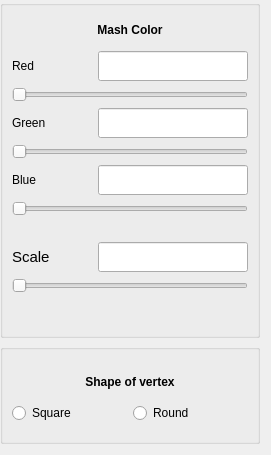
          <widget class="QWidget" name="tab">
           <attribute name="title">
            <string>Points</string>
           </attribute>
           <widget class="QWidget" name="layoutWidget">
            <property name="geometry">
             <rect>
              <x>0</x>
              <y>0</y>
              <width>262</width>
              <height>446</height>
             </rect>
            </property>
            <layout class="QVBoxLayout" name="verticalLayout_5">
             <item>
              <widget class="QGroupBox" name="groupBox_6">
               <property name="sizePolicy">
                <sizepolicy hsizetype="Fixed" vsizetype="Fixed">
                 <horstretch>0</horstretch>
                 <verstretch>0</verstretch>
                </sizepolicy>
               </property>
               <property name="minimumSize">
                <size>
                 <width>260</width>
                 <height>338</height>
                </size>
               </property>
               <property name="maximumSize">
                <size>
                 <width>260</width>
                 <height>338</height>
                </size>
               </property>
               <property name="title">
                <string/>
               </property>
               <layout class="QFormLayout" name="formLayout_4">
                <item row="0" column="0" colspan="2">
                 <layout class="QVBoxLayout" name="verticalLayout">
                  <item>
                   <widget class="QLabel" name="VertexColorNameLabel">
                    <property name="sizePolicy">
                     <sizepolicy hsizetype="Minimum" vsizetype="Fixed">
                      <horstretch>0</horstretch>
                      <verstretch>0</verstretch>
                     </sizepolicy>
                    </property>
                    <property name="minimumSize">
                     <size>
                      <width>0</width>
                      <height>30</height>
                     </size>
                    </property>
                    <property name="maximumSize">
                     <size>
                      <width>240</width>
                      <height>30</height>
                     </size>
                    </property>
                    <property name="font">
                     <font>
                      <weight>75</weight>
                      <bold>true</bold>
                     </font>
                    </property>
                    <property name="text">
                     <string>Mash Color</string>
                    </property>
                    <property name="alignment">
                     <set>Qt::AlignCenter</set>
                    </property>
                   </widget>
                  </item>
                  <item>
                   <layout class="QHBoxLayout" name="horizontalLayout_3">
                    <item>
                     <widget class="QLabel" name="VertexRedLabel">
                      <property name="sizePolicy">
                       <sizepolicy hsizetype="MinimumExpanding" vsizetype="Preferred">
                        <horstretch>0</horstretch>
                        <verstretch>0</verstretch>
                       </sizepolicy>
                      </property>
                      <property name="minimumSize">
                       <size>
                        <width>0</width>
                        <height>0</height>
                       </size>
                      </property>
                      <property name="maximumSize">
                       <size>
                        <width>100</width>
                        <height>30</height>
                       </size>
                      </property>
                      <property name="text">
                       <string>Red</string>
                      </property>
                     </widget>
                    </item>
                    <item>
                     <widget class="QLineEdit" name="VertexRedValue">
                      <property name="sizePolicy">
                       <sizepolicy hsizetype="Fixed" vsizetype="Fixed">
                        <horstretch>0</horstretch>
                        <verstretch>0</verstretch>
                       </sizepolicy>
                      </property>
                      <property name="minimumSize">
                       <size>
                        <width>150</width>
                        <height>30</height>
                       </size>
                      </property>
                      <property name="maximumSize">
                       <size>
                        <width>150</width>
                        <height>30</height>
                       </size>
                      </property>
                     </widget>
                    </item>
                   </layout>
                  </item>
                  <item>
                   <widget class="QSlider" name="VertexRedSlider">
                    <property name="sizePolicy">
                     <sizepolicy hsizetype="Fixed" vsizetype="Fixed">
                      <horstretch>0</horstretch>
                      <verstretch>0</verstretch>
                     </sizepolicy>
                    </property>
                    <property name="minimumSize">
                     <size>
                      <width>0</width>
                      <height>0</height>
                     </size>
                    </property>
                    <property name="maximumSize">
                     <size>
                      <width>260</width>
                      <height>20</height>
                     </size>
                    </property>
                    <property name="maximum">
                     <number>100</number>
                    </property>
                    <property name="orientation">
                     <enum>Qt::Horizontal</enum>
                    </property>
                   </widget>
                  </item>
                  <item>
                   <layout class="QHBoxLayout" name="horizontalLayout_15">
                    <item>
                     <widget class="QLabel" name="VertexGreenLabel">
                      <property name="sizePolicy">
                       <sizepolicy hsizetype="MinimumExpanding" vsizetype="Preferred">
                        <horstretch>0</horstretch>
                        <verstretch>0</verstretch>
                       </sizepolicy>
                      </property>
                      <property name="minimumSize">
                       <size>
                        <width>0</width>
                        <height>0</height>
                       </size>
                      </property>
                      <property name="maximumSize">
                       <size>
                        <width>100</width>
                        <height>30</height>
                       </size>
                      </property>
                      <property name="text">
                       <string>Green</string>
                      </property>
                     </widget>
                    </item>
                    <item>
                     <widget class="QLineEdit" name="VertexGreenValue">
                      <property name="sizePolicy">
                       <sizepolicy hsizetype="Fixed" vsizetype="Fixed">
                        <horstretch>0</horstretch>
                        <verstretch>0</verstretch>
                       </sizepolicy>
                      </property>
                      <property name="minimumSize">
                       <size>
                        <width>150</width>
                        <height>30</height>
                       </size>
                      </property>
                      <property name="maximumSize">
                       <size>
                        <width>150</width>
                        <height>30</height>
                       </size>
                      </property>
                     </widget>
                    </item>
                   </layout>
                  </item>
                  <item>
                   <widget class="QSlider" name="VertexGreenSlider">
                    <property name="sizePolicy">
                     <sizepolicy hsizetype="Fixed" vsizetype="Fixed">
                      <horstretch>0</horstretch>
                      <verstretch>0</verstretch>
                     </sizepolicy>
                    </property>
                    <property name="minimumSize">
                     <size>
                      <width>0</width>
                      <height>0</height>
                     </size>
                    </property>
                    <property name="maximumSize">
                     <size>
                      <width>260</width>
                      <height>20</height>
                     </size>
                    </property>
                    <property name="maximum">
                     <number>100</number>
                    </property>
                    <property name="orientation">
                     <enum>Qt::Horizontal</enum>
                    </property>
                   </widget>
                  </item>
                  <item>
                   <layout class="QHBoxLayout" name="horizontalLayout_17">
                    <item>
                     <widget class="QLabel" name="VertexBlueLabel">
                      <property name="enabled">
                       <bool>true</bool>
                      </property>
                      <property name="sizePolicy">
                       <sizepolicy hsizetype="MinimumExpanding" vsizetype="Preferred">
                        <horstretch>0</horstretch>
                        <verstretch>0</verstretch>
                       </sizepolicy>
                      </property>
                      <property name="minimumSize">
                       <size>
                        <width>30</width>
                        <height>30</height>
                       </size>
                      </property>
                      <property name="maximumSize">
                       <size>
                        <width>100</width>
                        <height>30</height>
                       </size>
                      </property>
                      <property name="text">
                       <string>Blue</string>
                      </property>
                     </widget>
                    </item>
                    <item>
                     <widget class="QLineEdit" name="VertexBlueValue">
                      <property name="sizePolicy">
                       <sizepolicy hsizetype="Fixed" vsizetype="Fixed">
                        <horstretch>0</horstretch>
                        <verstretch>0</verstretch>
                       </sizepolicy>
                      </property>
                      <property name="minimumSize">
                       <size>
                        <width>150</width>
                        <height>30</height>
                       </size>
                      </property>
                      <property name="maximumSize">
                       <size>
                        <width>150</width>
                        <height>30</height>
                       </size>
                      </property>
                     </widget>
                    </item>
                   </layout>
                  </item>
                  <item>
                   <widget class="QSlider" name="VertexBlueSlider">
                    <property name="sizePolicy">
                     <sizepolicy hsizetype="Fixed" vsizetype="Fixed">
                      <horstretch>0</horstretch>
                      <verstretch>0</verstretch>
                     </sizepolicy>
                    </property>
                    <property name="minimumSize">
                     <size>
                      <width>0</width>
                      <height>0</height>
                     </size>
                    </property>
                    <property name="maximumSize">
                     <size>
                      <width>260</width>
                      <height>20</height>
                     </size>
                    </property>
                    <property name="maximum">
                     <number>100</number>
                    </property>
                    <property name="orientation">
                     <enum>Qt::Horizontal</enum>
                    </property>
                   </widget>
                  </item>
                  <item>
                   <spacer name="verticalSpacer">
                    <property name="orientation">
                     <enum>Qt::Vertical</enum>
                    </property>
                    <property name="sizeType">
                     <enum>QSizePolicy::Fixed</enum>
                    </property>
                    <property name="sizeHint" stdset="0">
                     <size>
                      <width>0</width>
                      <height>20</height>
                     </size>
                    </property>
                   </spacer>
                  </item>
                  <item>
                   <layout class="QHBoxLayout" name="horizontalLayout_16">
                    <item>
                     <widget class="QLabel" name="ScaleLabel">
                      <property name="sizePolicy">
                       <sizepolicy hsizetype="MinimumExpanding" vsizetype="Preferred">
                        <horstretch>0</horstretch>
                        <verstretch>0</verstretch>
                       </sizepolicy>
                      </property>
                      <property name="minimumSize">
                       <size>
                        <width>0</width>
                        <height>0</height>
                       </size>
                      </property>
                      <property name="maximumSize">
                       <size>
                        <width>100</width>
                        <height>30</height>
                       </size>
                      </property>
                      <property name="font">
                       <font>
                        <pointsize>11</pointsize>
                       </font>
                      </property>
                      <property name="text">
                       <string>Scale</string>
                      </property>
                     </widget>
                    </item>
                    <item>
                     <widget class="QLineEdit" name="ScaleValue">
                      <property name="sizePolicy">
                       <sizepolicy hsizetype="Fixed" vsizetype="Fixed">
                        <horstretch>0</horstretch>
                        <verstretch>0</verstretch>
                       </sizepolicy>
                      </property>
                      <property name="minimumSize">
                       <size>
                        <width>150</width>
                        <height>30</height>
                       </size>
                      </property>
                      <property name="maximumSize">
                       <size>
                        <width>150</width>
                        <height>30</height>
                       </size>
                      </property>
                     </widget>
                    </item>
                   </layout>
                  </item>
                  <item>
                   <widget class="QSlider" name="Scale">
                    <property name="sizePolicy">
                     <sizepolicy hsizetype="Fixed" vsizetype="Fixed">
                      <horstretch>0</horstretch>
                      <verstretch>0</verstretch>
                     </sizepolicy>
                    </property>
                    <property name="minimumSize">
                     <size>
                      <width>0</width>
                      <height>0</height>
                     </size>
                    </property>
                    <property name="maximumSize">
                     <size>
                      <width>260</width>
                      <height>20</height>
                     </size>
                    </property>
                    <property name="minimum">
                     <number>1</number>
                    </property>
                    <property name="maximum">
                     <number>10</number>
                    </property>
                    <property name="singleStep">
                     <number>1</number>
                    </property>
                    <property name="orientation">
                     <enum>Qt::Horizontal</enum>
                    </property>
                   </widget>
                  </item>
                 </layout>
                </item>
               </layout>
              </widget>
             </item>
             <item>
              <widget class="QGroupBox" name="ShapeVertex">
               <property name="sizePolicy">
                <sizepolicy hsizetype="Fixed" vsizetype="Fixed">
                 <horstretch>0</horstretch>
                 <verstretch>0</verstretch>
                </sizepolicy>
               </property>
               <property name="minimumSize">
                <size>
                 <width>260</width>
                 <height>100</height>
                </size>
               </property>
               <property name="maximumSize">
                <size>
                 <width>260</width>
                 <height>100</height>
                </size>
               </property>
               <property name="title">
                <string/>
               </property>
               <layout class="QGridLayout" name="gridLayout_11">
                <item row="0" column="0">
                 <layout class="QGridLayout" name="gridLayout_10">
                  <item row="0" column="0">
                   <widget class="QLabel" name="label_2">
                    <property name="sizePolicy">
                     <sizepolicy hsizetype="Fixed" vsizetype="Fixed">
                      <horstretch>0</horstretch>
                      <verstretch>0</verstretch>
                     </sizepolicy>
                    </property>
                    <property name="maximumSize">
                     <size>
                      <width>260</width>
                      <height>30</height>
                     </size>
                    </property>
                    <property name="font">
                     <font>
                      <weight>75</weight>
                      <bold>true</bold>
                     </font>
                    </property>
                    <property name="text">
                     <string>Shape of vertex</string>
                    </property>
                    <property name="alignment">
                     <set>Qt::AlignCenter</set>
                    </property>
                   </widget>
                  </item>
                  <item row="1" column="0">
                   <layout class="QHBoxLayout" name="horizontalLayout_4">
                    <item>
                     <widget class="QRadioButton" name="ShapeSquare">
                      <property name="maximumSize">
                       <size>
                        <width>130</width>
                        <height>16777215</height>
                       </size>
                      </property>
                      <property name="text">
                       <string>Square</string>
                      </property>
                     </widget>
                    </item>
                    <item>
                     <widget class="QRadioButton" name="ShapeRound">
                      <property name="maximumSize">
                       <size>
                        <width>130</width>
                        <height>16777215</height>
                       </size>
                      </property>
                      <property name="text">
                       <string>Round</string>
                      </property>
                     </widget>
                    </item>
                   </layout>
                  </item>
                 </layout>
                </item>
               </layout>
              </widget>
             </item>
            </layout>
           </widget>
          </widget>
